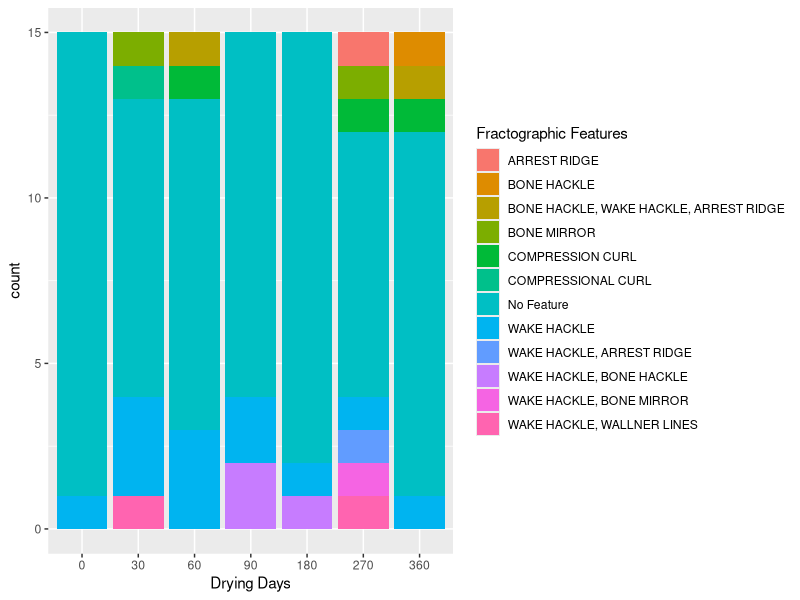
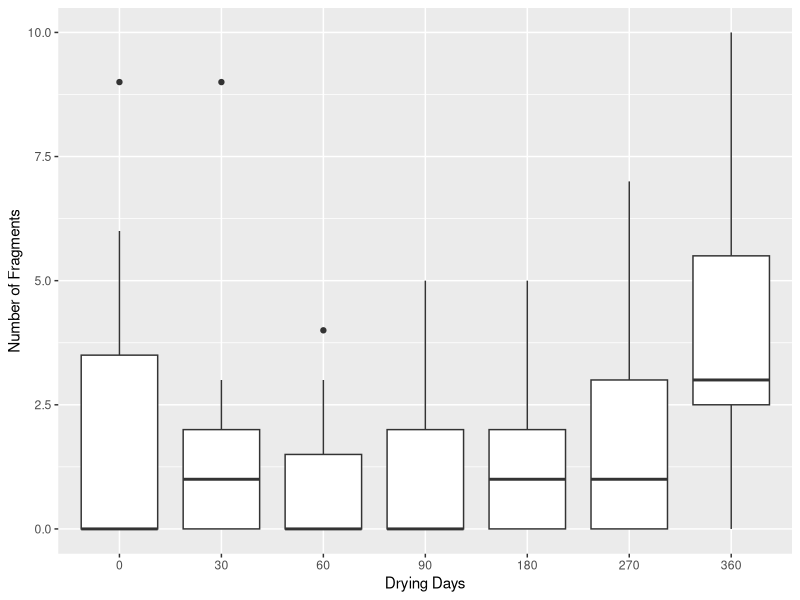
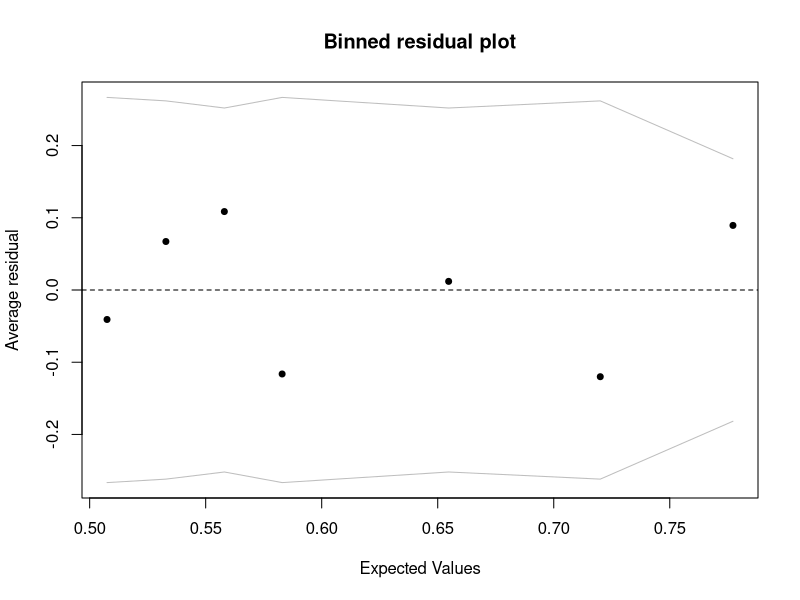
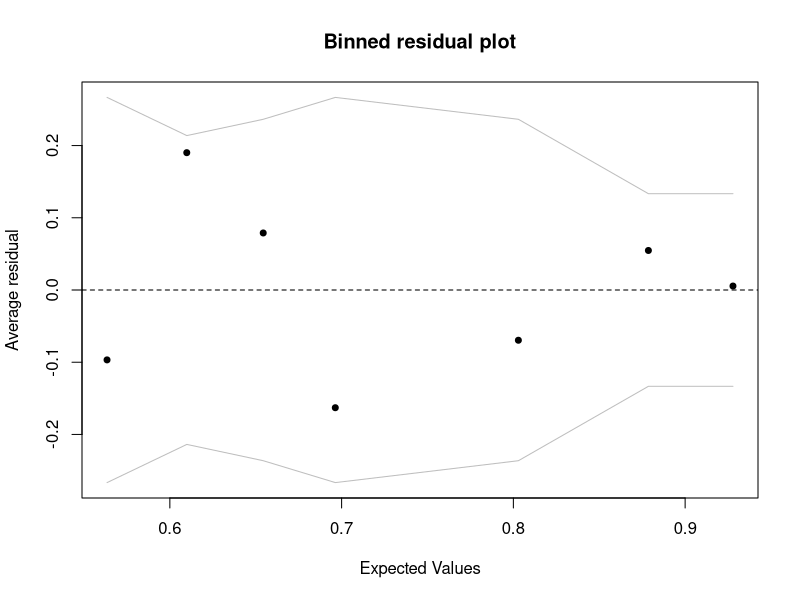
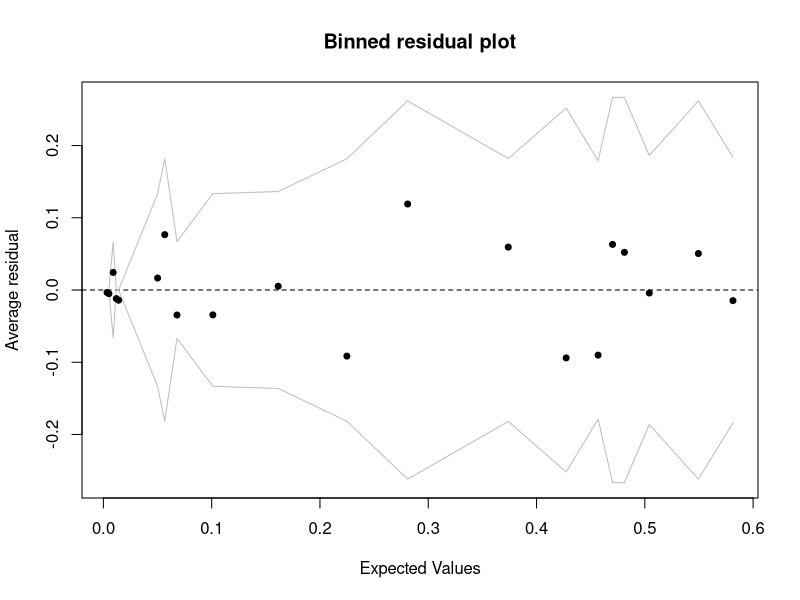
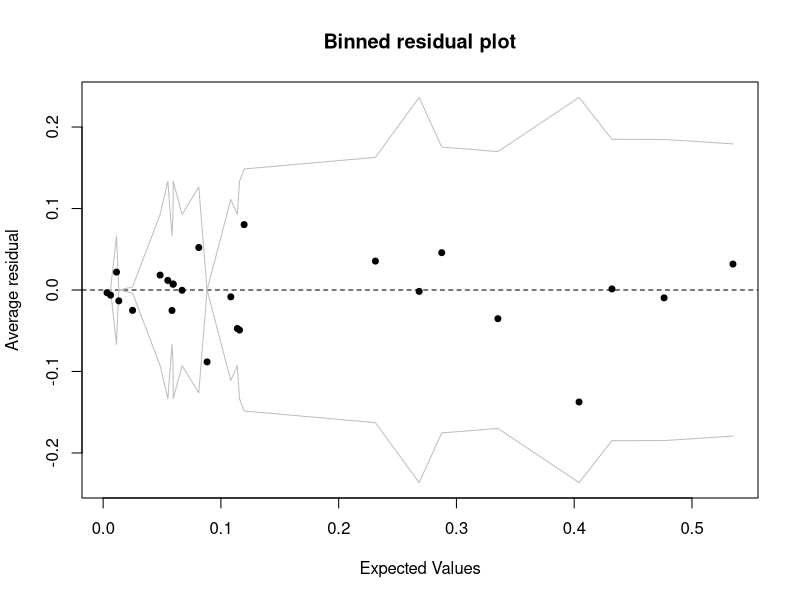
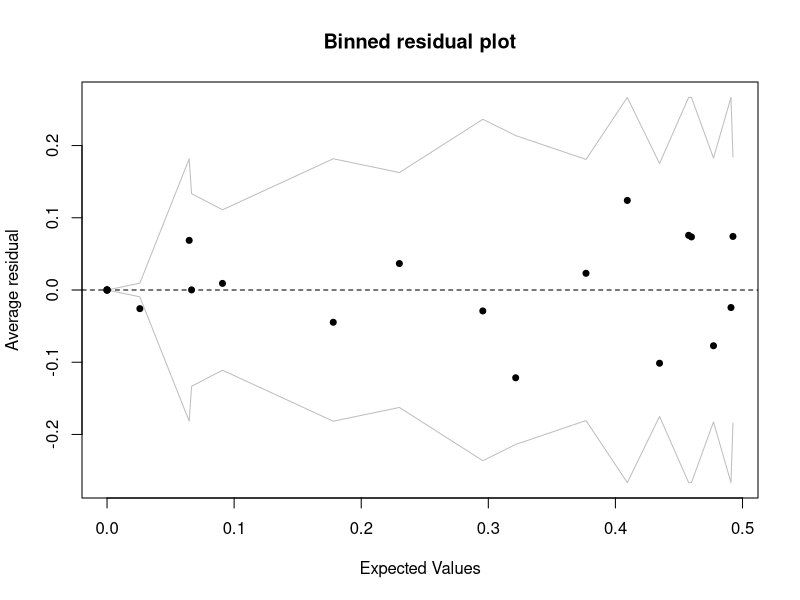
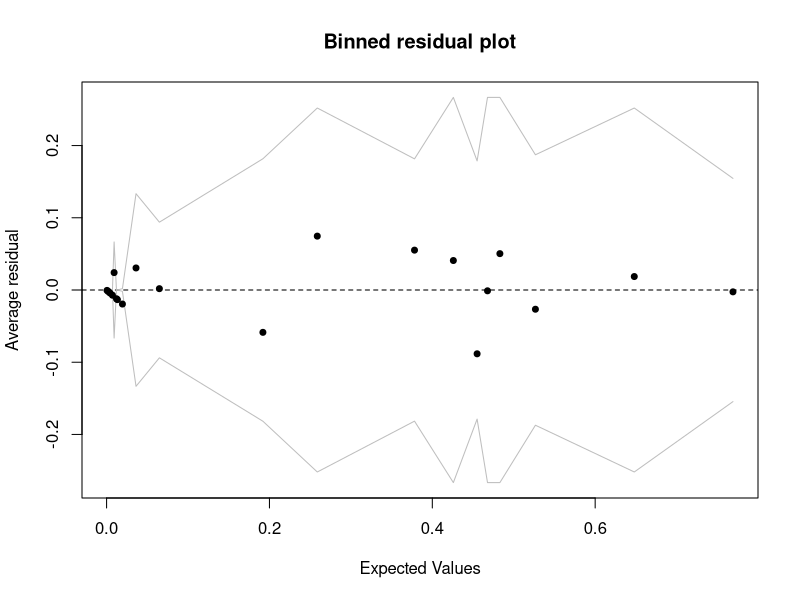

The R script that drew these images, in order:
## ---- chunk 1
library(tidyverse)
library(readxl)
library(dplyr)
library(nnet)
library(rlist)
library(arm)
# loading packages
## ---- chunk 2
bone <- readxl::read_xlsx("BU Thesis Data.xlsx", sheet = 2)
drop<-c()
for (i in 1:nrow(bone))  {
  if (is.na(bone$`Bone Type`[i])){
    drop <- c(drop, i)
  }
}
bone<-bone[-drop,]
# read bone and drop the date without information

# ignore unobserved bone
bone <- dplyr::select(bone,-`Bone Type`,-`Percentage of Feature Present`)
# select columns from Bone Type to Percentage of Feature Present
bone$`Bone Specimen` <- gsub("\\,.*","", bone$`Bone Specimen`)
bone$`Bone Specimen` <- gsub("[^0-9]","", bone$`Bone Specimen`)
bone$`days`<-as.numeric(bone$`Bone Specimen`)
bone<-mutate(bone,`Bone Specimen`=fct_relevel(`Bone Specimen`,'0','30','60','90','180','270','360'))

# creating variable drying day
typeof(bone$`Bone Specimen`)
bone$`Fractographic Features`[bone$`Fractographic Features`=="N/A"]<-"No Feature"
bone$`Fracture Angle`[bone$`Fracture Angle`=="N/A"]<-"non applicable"
bone$`Fracture Type`[bone$`Fracture Type`=="N/A"]<-"non applicable"
bone$`Fracture Surface`[bone$`Fracture Surface`=="N/A"]<-"non applicable"
bone$`Fracture Outline`[bone$`Fracture Outline`=="N/A"]<-"non applicable"
#Clean dependent variable

bone$`Bisecting Fracture`<-factor(bone$`Bisecting Fracture`)
bone$`Fracture-like`<-factor(bone$`Fracture-like`)
bone$`Fracture Angle`<-factor(bone$`Fracture Angle`)
bone$`Fracture Type`<-factor(bone$`Fracture Type`)
bone$`Fracture Surface`<-factor(bone$`Fracture Surface`)
bone$`Fracture Outline`<-factor(bone$`Fracture Outline`)

bone$`Fractographic Features`<-factor(bone$`Fractographic Features`)
# transfer variables to factor 
## ---- chunk 3
ggplot(data = bone) + geom_bar(mapping = aes(x = `Bone Specimen`, fill = `Fractographic Features`))+labs(x="Drying Days")
ggplot(data = bone, mapping = aes(x = `Bone Specimen`, y = `Number of Fragments`)) + geom_boxplot()+labs(x="Drying Days")

## ---- chunk 4

fit.Bisect_Fracture<-glm(bone$`Bisecting Fracture`~bone$days,family = binomial())
summary(fit.Bisect_Fracture)
binnedplot(fitted(fit.Bisect_Fracture),resid(fit.Bisect_Fracture,type="response"))
## ---- chunk 5
fit.Fracture_like<-glm(bone$`Fracture-like`~bone$days,family = binomial())
summary(fit.Fracture_like)
binnedplot(fitted(fit.Fracture_like),resid(fit.Fracture_like,type="response"))
## ---- chunk 6
fit.Fracture_Angle<-multinom(bone$`Fracture Angle`~bone$days,trace = FALSE)
summary(fit.Fracture_Angle)
binnedplot(fitted(fit.Fracture_Angle),resid(fit.Fracture_Angle,type="response"))
## ---- chunk 7
fit.Number_of_Fragments <- glm(bone$`Number of Fragments` ~ bone$days, family="poisson")
summary(fit.Number_of_Fragments)
deviance(fit.Number_of_Fragments)/fit.Number_of_Fragments$df.residual
## ---- chunk 8
fit.Fracture_Type<-multinom(bone$`Fracture Type`~bone$days,trace = FALSE)
summary(fit.Fracture_Type)
binnedplot(fitted(fit.Fracture_Type),resid(fit.Fracture_Type,type="response"))
## ---- chunk 9
fit.Fracture_Surface<-multinom(bone$`Fracture Surface`~bone$days,trace = FALSE)
summary(fit.Fracture_Surface)
binnedplot(fitted(fit.Fracture_Surface),resid(fit.Fracture_Surface,type="response"))
## ---- chunk 10
fit.Fracture_Outline<-multinom(bone$`Fracture Outline`~bone$days,trace = FALSE)
summary(fit.Fracture_Outline)
binnedplot(fitted(fit.Fracture_Outline),resid(fit.Fracture_Outline,type="response"))

## ---- chunk 11
fit.Fractographic_Features<-multinom(bone$`Fractographic Features`~bone$days,trace = FALSE)
summary(fit.Fractographic_Features)
binnedplot(fitted(fit.Fractographic_Features),resid(fit.Fractographic_Features,type="response"))
